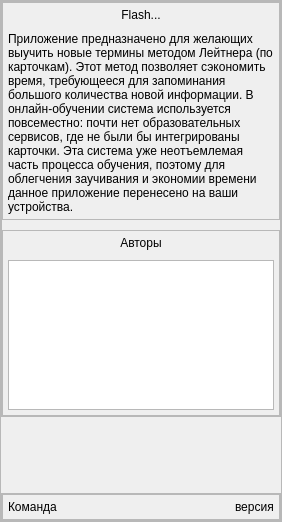
                         <widget class="QWidget" name="scrollAreaInfo">
                          <property name="geometry">
                           <rect>
                            <x>0</x>
                            <y>0</y>
                            <width>282</width>
                            <height>522</height>
                           </rect>
                          </property>
                          <layout class="QHBoxLayout" name="horizontalLayout_46">
                           <property name="spacing">
                            <number>0</number>
                           </property>
                           <property name="leftMargin">
                            <number>0</number>
                           </property>
                           <property name="topMargin">
                            <number>0</number>
                           </property>
                           <property name="rightMargin">
                            <number>0</number>
                           </property>
                           <property name="bottomMargin">
                            <number>0</number>
                           </property>
                           <item>
                            <widget class="QFrame" name="frame_7">
                             <property name="sizePolicy">
                              <sizepolicy hsizetype="Preferred" vsizetype="Expanding">
                               <horstretch>0</horstretch>
                               <verstretch>0</verstretch>
                              </sizepolicy>
                             </property>
                             <property name="frameShape">
                              <enum>QFrame::StyledPanel</enum>
                             </property>
                             <property name="frameShadow">
                              <enum>QFrame::Raised</enum>
                             </property>
                             <layout class="QVBoxLayout" name="verticalLayout_67">
                              <property name="spacing">
                               <number>10</number>
                              </property>
                              <property name="leftMargin">
                               <number>0</number>
                              </property>
                              <property name="topMargin">
                               <number>0</number>
                              </property>
                              <property name="rightMargin">
                               <number>0</number>
                              </property>
                              <property name="bottomMargin">
                               <number>0</number>
                              </property>
                              <item alignment="Qt::AlignTop">
                               <widget class="QFrame" name="frameInfo">
                                <property name="sizePolicy">
                                 <sizepolicy hsizetype="Preferred" vsizetype="Expanding">
                                  <horstretch>0</horstretch>
                                  <verstretch>0</verstretch>
                                 </sizepolicy>
                                </property>
                                <property name="frameShape">
                                 <enum>QFrame::StyledPanel</enum>
                                </property>
                                <property name="frameShadow">
                                 <enum>QFrame::Raised</enum>
                                </property>
                                <layout class="QVBoxLayout" name="verticalLayout_68">
                                 <property name="spacing">
                                  <number>10</number>
                                 </property>
                                 <property name="leftMargin">
                                  <number>0</number>
                                 </property>
                                 <property name="topMargin">
                                  <number>0</number>
                                 </property>
                                 <property name="rightMargin">
                                  <number>0</number>
                                 </property>
                                 <property name="bottomMargin">
                                  <number>0</number>
                                 </property>
                                 <item alignment="Qt::AlignTop">
                                  <widget class="QFrame" name="frameMainInfo">
                                   <property name="frameShape">
                                    <enum>QFrame::StyledPanel</enum>
                                   </property>
                                   <property name="frameShadow">
                                    <enum>QFrame::Raised</enum>
                                   </property>
                                   <layout class="QVBoxLayout" name="verticalLayout_69">
                                    <property name="spacing">
                                     <number>10</number>
                                    </property>
                                    <property name="leftMargin">
                                     <number>5</number>
                                    </property>
                                    <property name="topMargin">
                                     <number>5</number>
                                    </property>
                                    <property name="rightMargin">
                                     <number>5</number>
                                    </property>
                                    <property name="bottomMargin">
                                     <number>5</number>
                                    </property>
                                    <item>
                                     <widget class="QLabel" name="labelAppTitle">
                                      <property name="text">
                                       <string>Flash...</string>
                                      </property>
                                      <property name="alignment">
                                       <set>Qt::AlignCenter</set>
                                      </property>
                                     </widget>
                                    </item>
                                    <item>
                                     <widget class="QLabel" name="labelMainInfo">
                                      <property name="text">
                                       <string>Приложение предназначено для желающих выучить новые термины методом Лейтнера (по карточкам). Этот метод позволяет сэкономить время, требующееся для запоминания большого количества новой информации. В онлайн-обучении система используется повсеместно: почти нет образовательных сервисов, где не были бы интегрированы карточки. Эта система уже неотъемлемая часть процесса обучения, поэтому для облегчения заучивания и экономии времени данное приложение перенесено на ваши устройства.</string>
                                      </property>
                                      <property name="wordWrap">
                                       <bool>true</bool>
                                      </property>
                                     </widget>
                                    </item>
                                   </layout>
                                  </widget>
                                 </item>
                                 <item alignment="Qt::AlignBottom">
                                  <widget class="QFrame" name="framePeople">
                                   <property name="sizePolicy">
                                    <sizepolicy hsizetype="Preferred" vsizetype="Minimum">
                                     <horstretch>0</horstretch>
                                     <verstretch>0</verstretch>
                                    </sizepolicy>
                                   </property>
                                   <property name="frameShape">
                                    <enum>QFrame::StyledPanel</enum>
                                   </property>
                                   <property name="frameShadow">
                                    <enum>QFrame::Raised</enum>
                                   </property>
                                   <layout class="QVBoxLayout" name="verticalLayout_70">
                                    <property name="spacing">
                                     <number>10</number>
                                    </property>
                                    <property name="leftMargin">
                                     <number>5</number>
                                    </property>
                                    <property name="topMargin">
                                     <number>5</number>
                                    </property>
                                    <property name="rightMargin">
                                     <number>5</number>
                                    </property>
                                    <property name="bottomMargin">
                                     <number>5</number>
                                    </property>
                                    <item alignment="Qt::AlignBottom">
                                     <widget class="QLabel" name="labelAuthors">
                                      <property name="text">
                                       <string>Авторы</string>
                                      </property>
                                      <property name="alignment">
                                       <set>Qt::AlignCenter</set>
                                      </property>
                                     </widget>
                                    </item>
                                    <item>
                                     <widget class="QListView" name="listViewAuthors">
                                      <property name="sizePolicy">
                                       <sizepolicy hsizetype="Expanding" vsizetype="Expanding">
                                        <horstretch>0</horstretch>
                                        <verstretch>0</verstretch>
                                       </sizepolicy>
                                      </property>
                                      <property name="minimumSize">
                                       <size>
                                        <width>0</width>
                                        <height>0</height>
                                       </size>
                                      </property>
                                      <property name="maximumSize">
                                       <size>
                                        <width>16777215</width>
                                        <height>150</height>
                                       </size>
                                      </property>
                                      <property name="editTriggers">
                                       <set>QAbstractItemView::NoEditTriggers</set>
                                      </property>
                                      <property name="showDropIndicator" stdset="0">
                                       <bool>false</bool>
                                      </property>
                                      <property name="verticalScrollMode">
                                       <enum>QAbstractItemView::ScrollPerPixel</enum>
                                      </property>
                                      <property name="horizontalScrollMode">
                                       <enum>QAbstractItemView::ScrollPerPixel</enum>
                                      </property>
                                      <property name="resizeMode">
                                       <enum>QListView::Fixed</enum>
                                      </property>
                                      <property name="wordWrap">
                                       <bool>true</bool>
                                      </property>
                                     </widget>
                                    </item>
                                   </layout>
                                  </widget>
                                 </item>
                                </layout>
                               </widget>
                              </item>
                              <item alignment="Qt::AlignBottom">
                               <widget class="QFrame" name="frameInfoBottom">
                                <property name="frameShape">
                                 <enum>QFrame::StyledPanel</enum>
                                </property>
                                <property name="frameShadow">
                                 <enum>QFrame::Raised</enum>
                                </property>
                                <layout class="QVBoxLayout" name="verticalLayout_71">
                                 <property name="spacing">
                                  <number>0</number>
                                 </property>
                                 <property name="leftMargin">
                                  <number>0</number>
                                 </property>
                                 <property name="topMargin">
                                  <number>0</number>
                                 </property>
                                 <property name="rightMargin">
                                  <number>0</number>
                                 </property>
                                 <property name="bottomMargin">
                                  <number>0</number>
                                 </property>
                                 <item>
                                  <widget class="QFrame" name="frame_27">
                                   <property name="frameShape">
                                    <enum>QFrame::StyledPanel</enum>
                                   </property>
                                   <property name="frameShadow">
                                    <enum>QFrame::Raised</enum>
                                   </property>
                                   <layout class="QHBoxLayout" name="horizontalLayout_6">
                                    <property name="spacing">
                                     <number>10</number>
                                    </property>
                                    <property name="leftMargin">
                                     <number>5</number>
                                    </property>
                                    <property name="topMargin">
                                     <number>5</number>
                                    </property>
                                    <property name="rightMargin">
                                     <number>5</number>
                                    </property>
                                    <property name="bottomMargin">
                                     <number>5</number>
                                    </property>
                                    <item alignment="Qt::AlignLeft">
                                     <widget class="QLabel" name="labelInfoCompany">
                                      <property name="text">
                                       <string>Команда</string>
                                      </property>
                                     </widget>
                                    </item>
                                    <item alignment="Qt::AlignRight">
                                     <widget class="QLabel" name="labelInfoVersion">
                                      <property name="text">
                                       <string>версия</string>
                                      </property>
                                     </widget>
                                    </item>
                                   </layout>
                                  </widget>
                                 </item>
                                </layout>
                               </widget>
                              </item>
                             </layout>
                            </widget>
                           </item>
                          </layout>
                         </widget>
